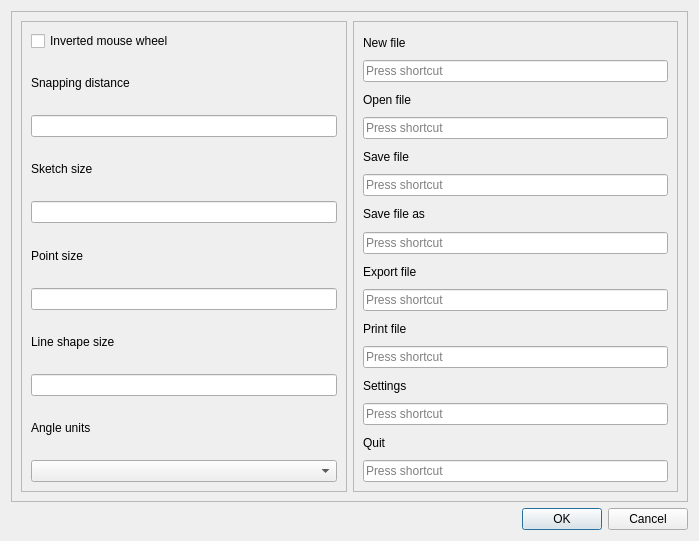
<?xml version="1.0" encoding="UTF-8"?>
<ui version="4.0">
 <class>SettingsDialog</class>
 <widget class="QDialog" name="SettingsDialog">
  <property name="geometry">
   <rect>
    <x>0</x>
    <y>0</y>
    <width>699</width>
    <height>541</height>
   </rect>
  </property>
  <property name="windowTitle">
   <string>Dialog</string>
  </property>
  <layout class="QVBoxLayout" name="verticalLayout">
   <item>
    <widget class="QFrame" name="frame">
     <property name="frameShape">
      <enum>QFrame::StyledPanel</enum>
     </property>
     <property name="frameShadow">
      <enum>QFrame::Raised</enum>
     </property>
     <layout class="QHBoxLayout" name="horizontalLayout">
      <item>
       <widget class="QFrame" name="frame_2">
        <property name="frameShape">
         <enum>QFrame::StyledPanel</enum>
        </property>
        <property name="frameShadow">
         <enum>QFrame::Raised</enum>
        </property>
        <layout class="QVBoxLayout" name="verticalLayout_2">
         <item>
          <widget class="QCheckBox" name="invertMouseWheel">
           <property name="text">
            <string>Inverted mouse wheel</string>
           </property>
          </widget>
         </item>
         <item>
          <widget class="QLabel" name="label">
           <property name="text">
            <string>Snapping distance</string>
           </property>
          </widget>
         </item>
         <item>
          <widget class="QLineEdit" name="snappingDistanceLine"/>
         </item>
         <item>
          <widget class="QLabel" name="label_2">
           <property name="text">
            <string>Sketch size</string>
           </property>
          </widget>
         </item>
         <item>
          <widget class="QLineEdit" name="sketchSizeLine"/>
         </item>
         <item>
          <widget class="QLabel" name="label_7">
           <property name="text">
            <string>Point size</string>
           </property>
          </widget>
         </item>
         <item>
          <widget class="QLineEdit" name="pointSizeLine"/>
         </item>
         <item>
          <widget class="QLabel" name="label_8">
           <property name="text">
            <string>Line shape size</string>
           </property>
          </widget>
         </item>
         <item>
          <widget class="QLineEdit" name="lineShapeSizeLine"/>
         </item>
         <item>
          <widget class="QLabel" name="label_5">
           <property name="text">
            <string>Angle units</string>
           </property>
          </widget>
         </item>
         <item>
          <widget class="QComboBox" name="angleUnitBox">
           <property name="currentIndex">
            <number>-1</number>
           </property>
          </widget>
         </item>
        </layout>
       </widget>
      </item>
      <item>
       <widget class="QFrame" name="frame_3">
        <property name="frameShape">
         <enum>QFrame::StyledPanel</enum>
        </property>
        <property name="frameShadow">
         <enum>QFrame::Raised</enum>
        </property>
        <layout class="QVBoxLayout" name="verticalLayout_3">
         <item>
          <widget class="QLabel" name="label_3">
           <property name="text">
            <string>New file</string>
           </property>
          </widget>
         </item>
         <item>
          <widget class="QKeySequenceEdit" name="newFileEdit"/>
         </item>
         <item>
          <widget class="QLabel" name="label_4">
           <property name="text">
            <string>Open file</string>
           </property>
          </widget>
         </item>
         <item>
          <widget class="QKeySequenceEdit" name="openFileEdit"/>
         </item>
         <item>
          <widget class="QLabel" name="label_6">
           <property name="text">
            <string>Save file</string>
           </property>
          </widget>
         </item>
         <item>
          <widget class="QKeySequenceEdit" name="saveFileEdit"/>
         </item>
         <item>
          <widget class="QLabel" name="label_9">
           <property name="text">
            <string>Save file as</string>
           </property>
          </widget>
         </item>
         <item>
          <widget class="QKeySequenceEdit" name="saveAsFileEdit"/>
         </item>
         <item>
          <widget class="QLabel" name="label_11">
           <property name="text">
            <string>Export file</string>
           </property>
          </widget>
         </item>
         <item>
          <widget class="QKeySequenceEdit" name="exportFileEdit"/>
         </item>
         <item>
          <widget class="QLabel" name="label_10">
           <property name="text">
            <string>Print file</string>
           </property>
          </widget>
         </item>
         <item>
          <widget class="QKeySequenceEdit" name="printFileEdit"/>
         </item>
         <item>
          <widget class="QLabel" name="label_13">
           <property name="text">
            <string>Settings </string>
           </property>
          </widget>
         </item>
         <item>
          <widget class="QKeySequenceEdit" name="settingsEdit"/>
         </item>
         <item>
          <widget class="QLabel" name="label_12">
           <property name="text">
            <string>Quit</string>
           </property>
          </widget>
         </item>
         <item>
          <widget class="QKeySequenceEdit" name="quitEdit"/>
         </item>
        </layout>
       </widget>
      </item>
     </layout>
    </widget>
   </item>
   <item>
    <widget class="QDialogButtonBox" name="buttonBox">
     <property name="orientation">
      <enum>Qt::Horizontal</enum>
     </property>
     <property name="standardButtons">
      <set>QDialogButtonBox::Cancel|QDialogButtonBox::Ok</set>
     </property>
    </widget>
   </item>
  </layout>
 </widget>
 <resources/>
 <connections>
  <connection>
   <sender>buttonBox</sender>
   <signal>accepted()</signal>
   <receiver>SettingsDialog</receiver>
   <slot>accept()</slot>
   <hints>
    <hint type="sourcelabel">
     <x>248</x>
     <y>254</y>
    </hint>
    <hint type="destinationlabel">
     <x>157</x>
     <y>274</y>
    </hint>
   </hints>
  </connection>
  <connection>
   <sender>buttonBox</sender>
   <signal>rejected()</signal>
   <receiver>SettingsDialog</receiver>
   <slot>reject()</slot>
   <hints>
    <hint type="sourcelabel">
     <x>316</x>
     <y>260</y>
    </hint>
    <hint type="destinationlabel">
     <x>286</x>
     <y>274</y>
    </hint>
   </hints>
  </connection>
 </connections>
</ui>
